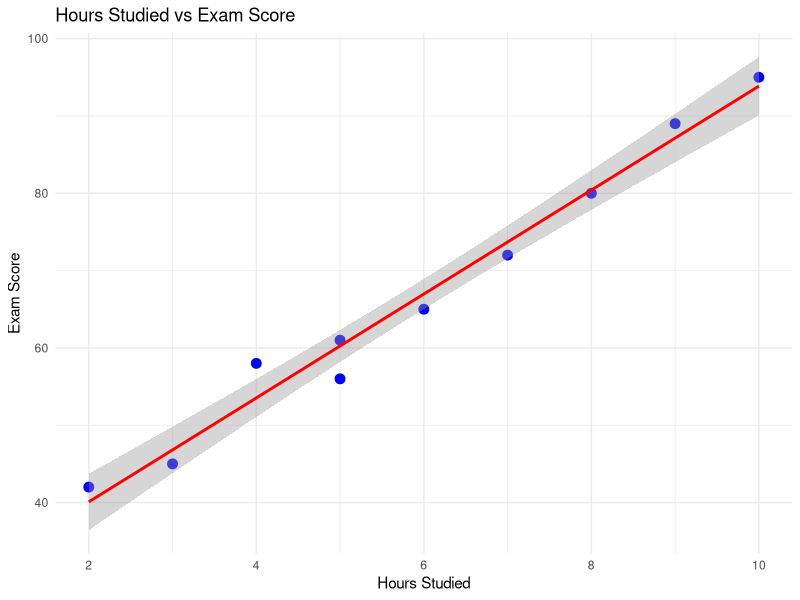
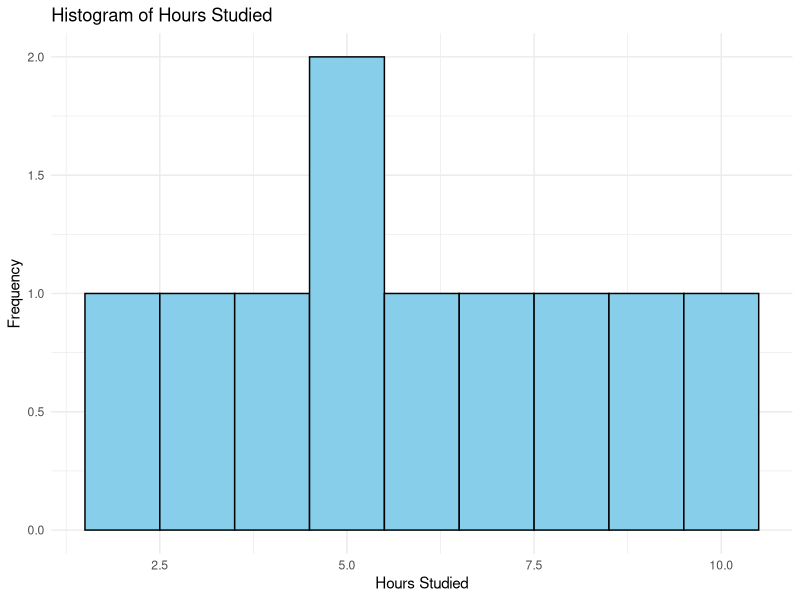
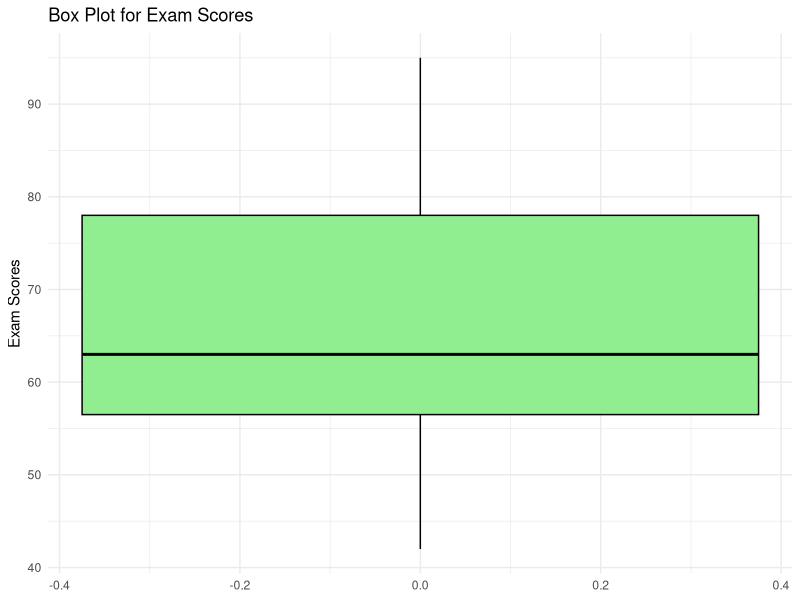

Here is the R script that generated these plots, in order:
install.packages("ggplot2")
library(ggplot2)
students_data <- data.frame(
  Student = 1:10, 
  Hours_Studied = c(5, 3, 6, 7, 9, 10, 4, 8, 2, 5), 
  Exam_Score = c(56, 45, 65, 72, 89, 95, 58, 80, 42, 61) 
)
print(students_data)
mean_hours <- mean(students_data$Hours_Studied)
median_hours <- median(students_data$Hours_Studied)
sd_hours <- sd(students_data$Hours_Studied)
mean_score <- mean(students_data$Exam_Score)
median_score <- median(students_data$Exam_Score)
sd_score <- sd(students_data$Exam_Score)
cat("Descriptive Statistics for Hours Studied:\n")
cat("Mean Hours Studied: ", mean_hours, "\n")
cat("Median Hours Studied: ", median_hours, "\n")
cat("Standard Deviation of Hours Studied: ", sd_hours, "\n\n")
cat("Descriptive Statistics for Exam Scores:\n")
cat("Mean Exam Score: ", mean_score, "\n")
cat("Median Exam Score: ", median_score, "\n")
cat("Standard Deviation of Exam Scores: ", sd_score, "\n")
ggplot(students_data, aes(x = Hours_Studied, y = Exam_Score)) +
  geom_point(color="blue", size=3) + # Scatter plot points
  geom_smooth(method="lm", col="red") + # Add a linear regression line
  labs(title="Hours Studied vs Exam Score",
       x="Hours Studied",
       y="Exam Score") +
  theme_minimal()

ggplot(students_data, aes(x = Hours_Studied)) +
  geom_histogram(binwidth = 1, fill = "skyblue", color = "black") +
  labs(title="Histogram of Hours Studied", x="Hours Studied", y="Frequency") +
  theme_minimal()

ggplot(students_data, aes(y = Exam_Score)) +
  geom_boxplot(fill = "lightgreen", color = "black") +
  labs(title = "Box Plot for Exam Scores", y = "Exam Scores") +
  theme_minimal()